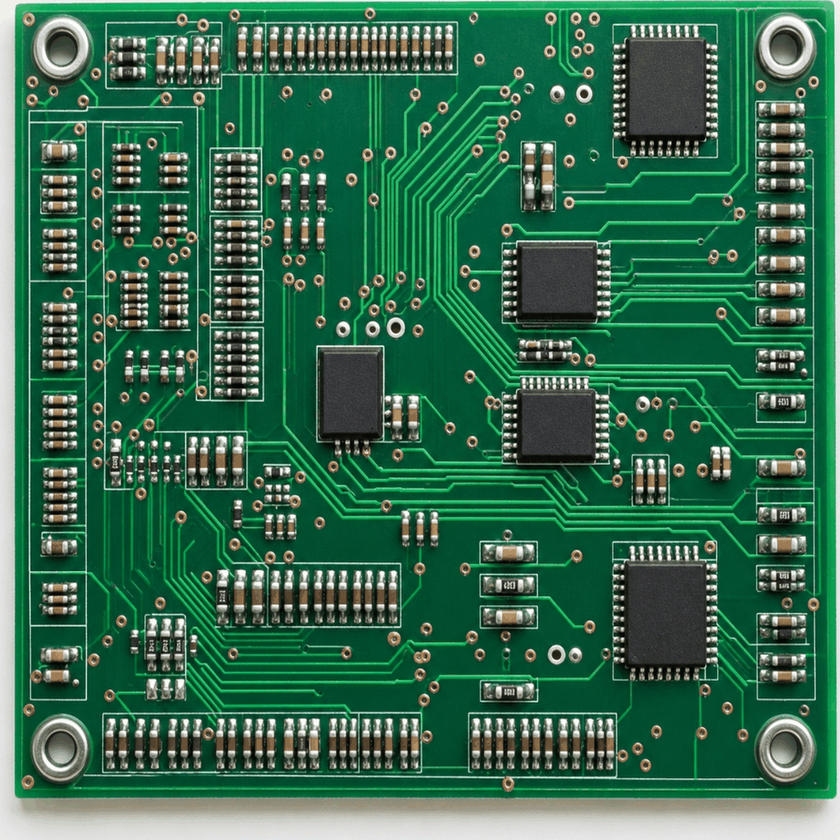
#> input picture server/reference/golden_board.png, 840 x 840 px, shrunk from 1024 x 1024 before the run, found by its file name
$ python check_thresholds.py   (older library calls are emulated)
#> lines starting #> are read from the running program, lines starting #| are printed output that depends on the picture
### server/pipeline/metrology_engine.py
"""
IPC-A-610 Quantitative Optical Metrology Engine
Team 5 & Industry Metrology Standards

Calculates:
1. Exact physical shifts: Delta X, Delta Y (pixels and mm)
2. Skew / Rotation angle: Delta Theta (in degrees)
3. Maximum Side & End Overhang percentages
4. IPC-A-610 Class 2 and Class 3 automated compliance verdicts
5. Polarity / Pin-1 Index Mark Verification
"""

import cv2
import numpy as np
from typing import Dict, List, Tuple, Optional

class MetrologyEngine:
    def __init__(self, px_to_mm_scale: float = 0.05):
        """
        px_to_mm_scale: Calibration scale (e.g. 0.05 mm per pixel)
        """
        self.px_to_mm_scale = px_to_mm_scale

        # IPC-A-610H Standard Thresholds
        self.IPC_CLASS_2_MAX_OVERHANG = 50.0  # % max allowable side overhang
        self.IPC_CLASS_3_MAX_OVERHANG = 25.0  # % max allowable side overhang
        self.MAX_ACCEPTABLE_ROTATION_DEG = 5.0 # Max rotation before process indicator warning

    # [168 lines left out: functions inspect_component_metrology, _extract_component_pose, _verify_ic_pin1_dot, _verify_cathode_stripe, _empty_metrology_result, not called in this run]

### scripts/check_thresholds.py
import cv2
import json
import os
import sys

ROOT_DIR = os.path.abspath(os.path.join(os.path.dirname(__file__), ".."))
sys.path.insert(0, ROOT_DIR)

from server.pipeline.metrology_engine import MetrologyEngine

engine = MetrologyEngine()
ref_img = cv2.imread("server/reference/golden_board.png")
#> ref_img is the input picture: shape (840, 840, 3); mean B, G, R 80.1, 108.3, 52.8
gray_ref = cv2.cvtColor(ref_img, cv2.COLOR_BGR2GRAY)
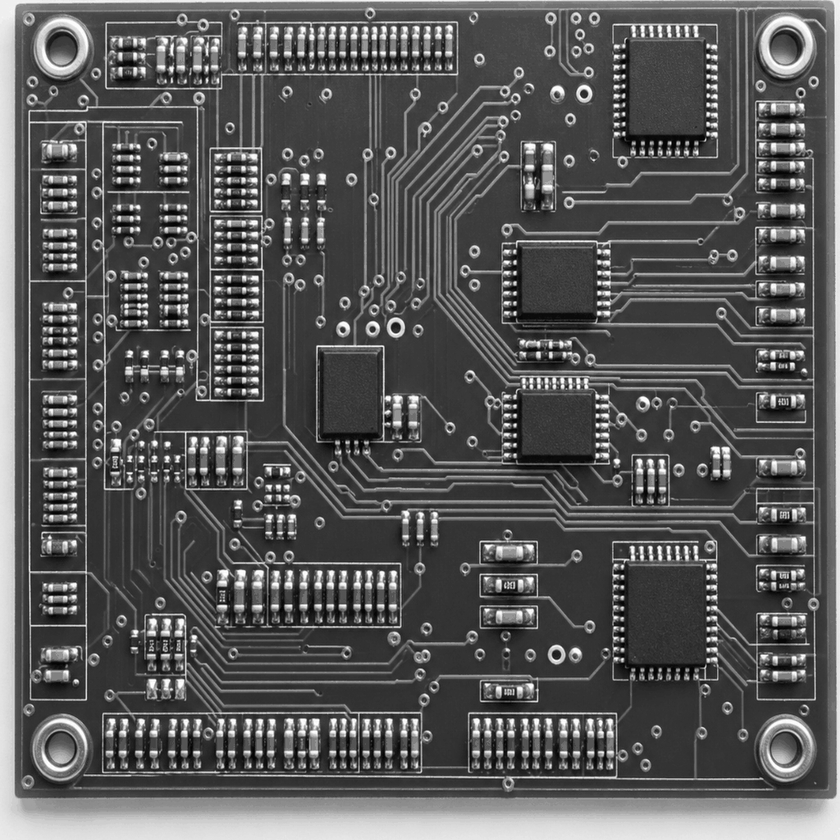
#> gray_ref: shape (840, 840); min 0, max 255, mean 88.5
with open("server/config/components.json") as f:
#> (reads server/config/components.json from the repository)
    comps = json.load(f)

for comp in comps:
    x, y, w, h = comp["bbox_xywh"]
    roi = gray_ref[y:y+h, x:x+w]
    if "ELECTRO" in comp.get("name", "").upper():
        is_s, s_score = engine._verify_cathode_stripe(roi)
        print(f"Cap {comp['id']}: Stripe diff = {s_score:.2f} -> is_stripe = {is_s}")
#> this loop made 12 passes
#> pass 1, `roi = gray_ref[y:y+h, x:x+w]`:
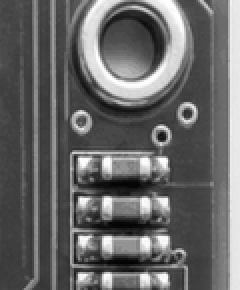
#> roi: shape (145, 120) (shown 2 times larger); min 2, max 255, mean 103.3
#> pass 2, `roi = gray_ref[y:y+h, x:x+w]`:
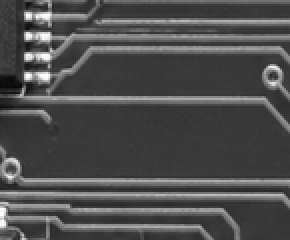
#> roi: shape (120, 145) (shown 2 times larger); min 6, max 255, mean 78
#> pass 3, `roi = gray_ref[y:y+h, x:x+w]`:
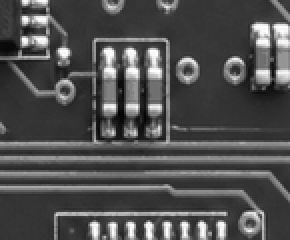
#> roi: shape (120, 145) (shown 2 times larger); min 2, max 255, mean 79.9
